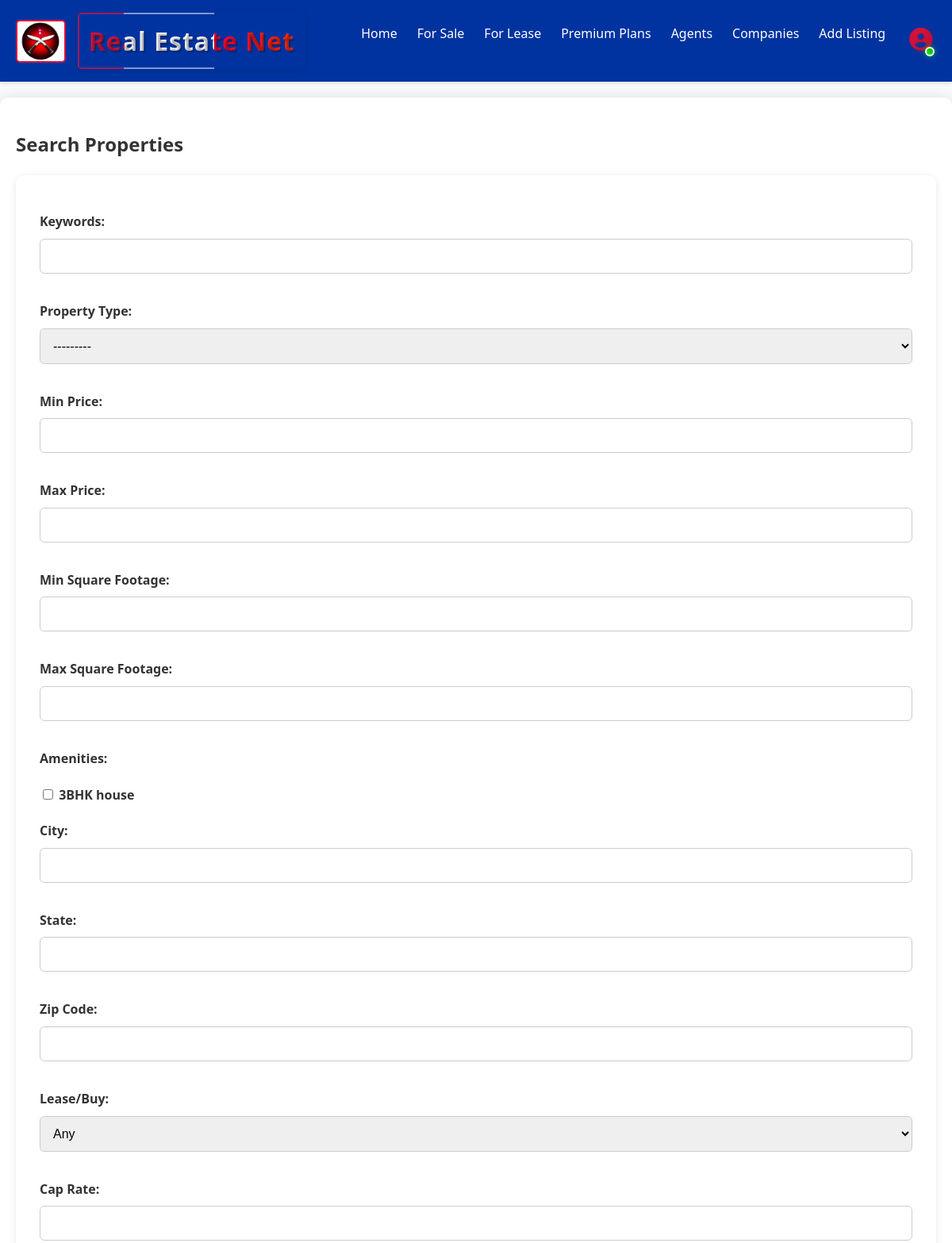
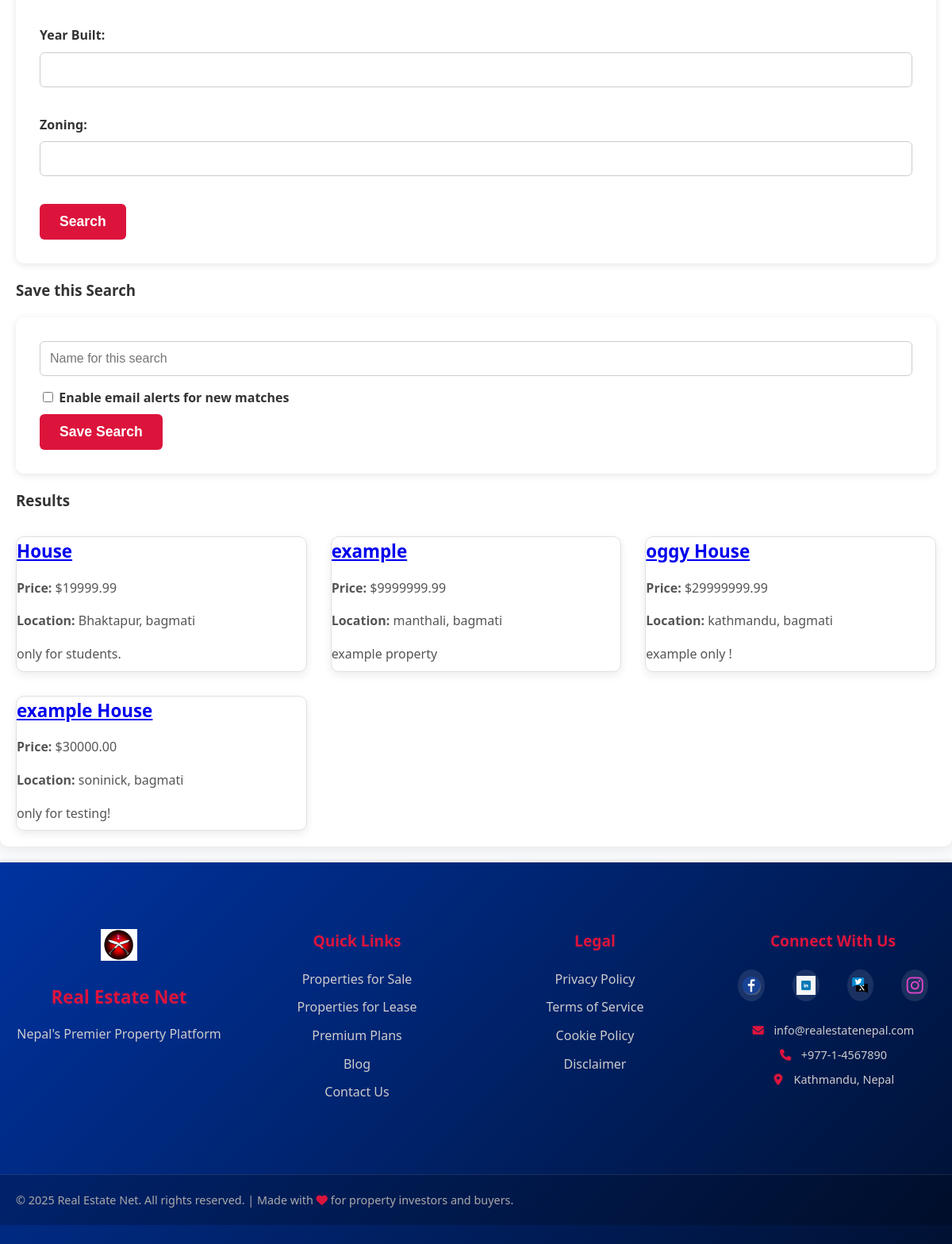
The app's page /properties/search/ (signed in) with its own data (2 pictures, top to bottom).
### properties/models.py (models this page shows, shortened)
class Property(models.Model):
    PROPERTY_STATUS_CHOICES = (
        ('for_sale', 'For Sale'),
        ('for_lease', 'For Lease'),
        ('sold', 'Sold'),
        ('leased', 'Leased'),
    )
    user = models.ForeignKey(settings.AUTH_USER_MODEL, on_delete=models.CASCADE, related_name='properties')
    company = models.ForeignKey(Company, on_delete=models.SET_NULL, null=True, blank=True, related_name='properties')
    title = models.CharField(max_length=255)
    description = models.TextField()
    property_type = models.ForeignKey(PropertyType, on_delete=models.SET_NULL, null=True, related_name='properties')
    address = models.CharField(max_length=255)
    location = models.ForeignKey(Location, on_delete=models.SET_NULL, null=True, blank=True, related_name='properties')
    city = models.CharField(max_length=100)
    state = models.CharField(max_length=100)
    zip_code = models.CharField(max_length=20)
    country = models.CharField(max_length=100, blank=True, null=True)
    price = models.DecimalField(max_digits=15, decimal_places=2)
    square_footage = models.IntegerField(blank=True, null=True)
    lot_size = models.DecimalField(max_digits=10, decimal_places=2, blank=True, null=True)
    year_built = models.IntegerField(blank=True, null=True)
    zoning = models.CharField(max_length=100, blank=True, null=True)
    status = models.CharField(max_length=20, choices=PROPERTY_STATUS_CHOICES, default='for_sale')
    amenities = models.ManyToManyField(Amenity, blank=True)
    cap_rate = models.DecimalField(max_digits=5, decimal_places=2, blank=True, null=True)
    noi = models.DecimalField(max_digits=15, decimal_places=2, blank=True, null=True) # Net Operating Income
    rent_roll = models.TextField(blank=True, null=True) # Can be a JSON field or a separate model if complex
    expense_summaries = models.TextField(blank=True, null=True) # Can be a JSON field or a separate model if complex
    broker_name = models.CharField(max_length=255, blank=True, null=True)
    broker_email = models.EmailField(blank=True, null=True)
    broker_phone = models.CharField(max_length=20, blank=True, null=True)
    virtual_tour_url = models.URLField(blank=True, null=True)
    floor_plan_image = models.ImageField(upload_to='floor_plans/', blank=True, null=True)
    is_premium = models.BooleanField(default=False)
    is_verified = models.BooleanField(default=False)
    created_at = models.DateTimeField(auto_now_add=True)
    updated_at = models.DateTimeField(auto_now=True)

### properties/views.py (the view, shortened to what this page needs)
# urls.py: path('search/', views.search_results, name='search_results'),
@login_required(login_url='/accounts/login/')
def search_results(request):
    form = PropertySearchForm(request.GET)
    properties = Property.objects.all()
    if form.is_valid():
        query = form.cleaned_data.get('query')
        property_type = form.cleaned_data.get('property_type')
        min_price = form.cleaned_data.get('min_price')
        max_price = form.cleaned_data.get('max_price')
        min_sq_ft = form.cleaned_data.get('min_sq_ft')
        max_sq_ft = form.cleaned_data.get('max_sq_ft')
        amenities = form.cleaned_data.get('amenities')
        city = form.cleaned_data.get('city')
        state = form.cleaned_data.get('state')
        zip_code = form.cleaned_data.get('zip_code')
        lease_or_buy = form.cleaned_data.get('lease_or_buy')
        cap_rate = form.cleaned_data.get('cap_rate')
        year_built = form.cleaned_data.get('year_built')
        zoning = form.cleaned_data.get('zoning')
        if property_type:
            properties = properties.filter(property_type=property_type)
        if min_price:
            properties = properties.filter(price__gte=min_price)
        if max_price:
            properties = properties.filter(price__lte=max_price)
        if min_sq_ft:
            properties = properties.filter(square_footage__gte=min_sq_ft)
        if max_sq_ft:
            properties = properties.filter(square_footage__lte=max_sq_ft)
        if amenities:
            for amenity in amenities:
                properties = properties.filter(amenities=amenity)
        if city:
            properties = properties.filter(city__icontains=city)
        if state:
            properties = properties.filter(state__icontains=state)
        if zip_code:
            properties = properties.filter(zip_code__icontains=zip_code)
        if lease_or_buy:
            properties = properties.filter(status=lease_or_buy)
        if cap_rate:
            properties = properties.filter(cap_rate__gte=cap_rate)
        if year_built:
            properties = properties.filter(year_built=year_built)
        if zoning:
            properties = properties.filter(zoning__icontains=zoning)
    context = {
        'form': form,
        'properties': properties
    }
    return render(request, 'properties/search_results.html', context)

### properties/models.py (called while the page is built)
    def __str__(self):
        return self.name

    def __str__(self):
        return self.name

### properties/templates/properties/search_results.html (shortened to what this page needs)
{% extends 'base.html' %}
{% block content %}
    <div class="search-container">
        <h2>Search Properties</h2>
        <form method="get" action="{% url 'properties:search_results' %}" class="search-form">
            {{ form.as_p }}
            <button type="submit">Search</button>
        </form>
        {% if user.is_authenticated %}
        <div class="save-search-section">
            <h3>Save this Search</h3>
            <form method="post" action="{% url 'properties:save_search' %}" class="save-search-form">
                <div class="form-group">
                    <input type="text" name="name" placeholder="Name for this search" required>
                </div>
                <div class="form-group">
                    <label><input type="checkbox" name="alert_enabled"> Enable email alerts for new matches</label>
                </div>
                <button type="submit" class="save-search-btn">Save Search</button>
            </form>
        </div>
        {% endif %}
    </div>
    <h3>Results</h3>
    <div class="property-list">
        {% for property in properties %}
            <div class="property-card">
                <h3><a href="{% url 'properties:property_detail' property.pk %}">{{ property.title }}</a></h3>
                <p><strong>Price:</strong> ${{ property.price|floatformat:2 }}</p>
                <p><strong>Location:</strong> {{ property.city }}, {{ property.state }}</p>
                <p>{{ property.description|truncatechars:100 }}</p>
            </div>
        {% empty %}
            <p>No properties found matching your criteria.</p>
        {% endfor %}
    </div>
{% endblock %}

### static/css/style.css (style rules this page uses)
:root { --nepal-blue: #0033A0; --nepal-crimson: #DC143C; --nepal-white: #FFFFFF; --nepal-border: #B20C2F; --text-dark: #333; --text-light: #fff; --bg-light: #f8f9fa; --bg-white: #FFFFFF; --shadow-light: rgba(0, 0, 0, 0.1); }
body { font-family: 'Segoe UI', Tahoma, Geneva, Verdana, sans-serif; margin: 0; padding: 0; background-color: var(--bg-light); color: var(--text-dark); line-height: 1.6; }
form { background-color: var(--bg-white); padding: 30px; border-radius: 10px; box-shadow: 0 2px 10px var(--shadow-light); }
form p { margin-bottom: 20px; }
form label { display: block; margin-bottom: 8px; font-weight: bold; color: var(--text-dark); }
form input[type="text"], form input[type="password"], form input[type="email"], form input[type="number"], form select, form textarea { width: 100%; padding: 12px; margin-bottom: 15px; border: 1px solid #ccc; border-radius: 6px; box-sizing: border-box; font-size: 1em; }
form button { background-color: var(--nepal-crimson); color: var(--text-light); padding: 12px 25px; border: none; border-radius: 6px; cursor: pointer; font-size: 1.1em; font-weight: bold; transition: background-color 0.3s ease; }
.property-list { display: grid; grid-template-columns: repeat(auto-fit, minmax(300px, 1fr)); gap: 30px; margin-top: 30px; }
.property-card { border: 1px solid #e0e0e0; border-radius: 10px; overflow: hidden; background-color: var(--bg-white); box-shadow: 0 4px 12px rgba(0, 0, 0, 0.08); transition: transform 0.3s ease, box-shadow 0.3s ease; }
.property-card h3 { margin-top: 0; margin-bottom: 10px; color: var(--nepal-blue); font-size: 1.4em; }
.property-card p { margin-bottom: 8px; color: #555; }

### records on screen
Property: title "House", price "19999.99", city "Bhaktapur", state "bagmati", description "only for students."
Property: title "example", price "9999999.99", city "manthali", state "bagmati", description "example property"
Property: title "oggy House", price "29999999.99", city "kathmandu", state "bagmati", description "example only !"
Property: title "example House", price "30000.00", city "soninick", state "bagmati", description "only for testing!"
